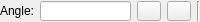
<?xml version="1.0" encoding="UTF-8"?>
<ui version="4.0">
 <class>Ui_DimLinearOptions</class>
 <widget class="QWidget" name="Ui_DimLinearOptions">
  <property name="geometry">
   <rect>
    <x>0</x>
    <y>0</y>
    <width>200</width>
    <height>22</height>
   </rect>
  </property>
  <property name="sizePolicy">
   <sizepolicy hsizetype="Preferred" vsizetype="Fixed">
    <horstretch>0</horstretch>
    <verstretch>0</verstretch>
   </sizepolicy>
  </property>
  <property name="minimumSize">
   <size>
    <width>180</width>
    <height>22</height>
   </size>
  </property>
  <property name="maximumSize">
   <size>
    <width>200</width>
    <height>22</height>
   </size>
  </property>
  <property name="windowTitle">
   <string>Linear Dimension Options</string>
  </property>
  <layout class="QHBoxLayout">
   <property name="leftMargin">
    <number>0</number>
   </property>
   <property name="topMargin">
    <number>1</number>
   </property>
   <property name="rightMargin">
    <number>0</number>
   </property>
   <property name="bottomMargin">
    <number>1</number>
   </property>
   <item>
    <widget class="QLabel" name="lAngle">
     <property name="sizePolicy">
      <sizepolicy hsizetype="Fixed" vsizetype="Fixed">
       <horstretch>0</horstretch>
       <verstretch>0</verstretch>
      </sizepolicy>
     </property>
     <property name="minimumSize">
      <size>
       <width>0</width>
       <height>19</height>
      </size>
     </property>
     <property name="frameShape">
      <enum>QFrame::NoFrame</enum>
     </property>
     <property name="frameShadow">
      <enum>QFrame::Plain</enum>
     </property>
     <property name="text">
      <string>Angle:</string>
     </property>
     <property name="wordWrap">
      <bool>false</bool>
     </property>
    </widget>
   </item>
   <item>
    <widget class="QLineEdit" name="leAngle">
     <property name="sizePolicy">
      <sizepolicy hsizetype="Preferred" vsizetype="Fixed">
       <horstretch>0</horstretch>
       <verstretch>0</verstretch>
      </sizepolicy>
     </property>
     <property name="minimumSize">
      <size>
       <width>0</width>
       <height>19</height>
      </size>
     </property>
     <property name="toolTip">
      <string>Angle of dimension</string>
     </property>
     <property name="text">
      <string/>
     </property>
    </widget>
   </item>
   <item>
    <widget class="QToolButton" name="bHor">
     <property name="sizePolicy">
      <sizepolicy hsizetype="Fixed" vsizetype="Fixed">
       <horstretch>0</horstretch>
       <verstretch>0</verstretch>
      </sizepolicy>
     </property>
     <property name="minimumSize">
      <size>
       <width>0</width>
       <height>19</height>
      </size>
     </property>
     <property name="text">
      <string/>
     </property>
     <property name="icon">
      <iconset resource="../../../res/extui/extui.qrc">
       <normaloff>:/extui/dimhor.png</normaloff>:/extui/dimhor.png</iconset>
     </property>
    </widget>
   </item>
   <item>
    <widget class="QToolButton" name="bVer">
     <property name="sizePolicy">
      <sizepolicy hsizetype="Fixed" vsizetype="Fixed">
       <horstretch>0</horstretch>
       <verstretch>0</verstretch>
      </sizepolicy>
     </property>
     <property name="minimumSize">
      <size>
       <width>0</width>
       <height>19</height>
      </size>
     </property>
     <property name="text">
      <string/>
     </property>
     <property name="icon">
      <iconset resource="../../../res/extui/extui.qrc">
       <normaloff>:/extui/dimver.png</normaloff>:/extui/dimver.png</iconset>
     </property>
    </widget>
   </item>
   <item>
    <widget class="Line" name="sep1">
     <property name="sizePolicy">
      <sizepolicy hsizetype="Fixed" vsizetype="Minimum">
       <horstretch>0</horstretch>
       <verstretch>0</verstretch>
      </sizepolicy>
     </property>
     <property name="minimumSize">
      <size>
       <width>0</width>
       <height>19</height>
      </size>
     </property>
     <property name="frameShape">
      <enum>QFrame::VLine</enum>
     </property>
     <property name="frameShadow">
      <enum>QFrame::Sunken</enum>
     </property>
    </widget>
   </item>
  </layout>
 </widget>
 <layoutdefault spacing="6" margin="11"/>
 <resources>
  <include location="../../../res/extui/extui.qrc"/>
 </resources>
 <connections>
  <connection>
   <sender>leAngle</sender>
   <signal>editingFinished(QString)</signal>
   <receiver>Ui_DimLinearOptions</receiver>
   <slot>onAngleChanged(QString)</slot>
   <hints>
    <hint type="sourcelabel">
     <x>20</x>
     <y>20</y>
    </hint>
    <hint type="destinationlabel">
     <x>20</x>
     <y>20</y>
    </hint>
   </hints>
  </connection>
  <connection>
   <sender>bHor</sender>
   <signal>clicked()</signal>
   <receiver>Ui_DimLinearOptions</receiver>
   <slot>setHor()</slot>
   <hints>
    <hint type="sourcelabel">
     <x>20</x>
     <y>20</y>
    </hint>
    <hint type="destinationlabel">
     <x>20</x>
     <y>20</y>
    </hint>
   </hints>
  </connection>
  <connection>
   <sender>bVer</sender>
   <signal>clicked()</signal>
   <receiver>Ui_DimLinearOptions</receiver>
   <slot>setVer()</slot>
   <hints>
    <hint type="sourcelabel">
     <x>20</x>
     <y>20</y>
    </hint>
    <hint type="destinationlabel">
     <x>20</x>
     <y>20</y>
    </hint>
   </hints>
  </connection>
 </connections>
 <slots>
  <slot>onAngleChanged(QString)</slot>
  <slot>setHor()</slot>
  <slot>setVer()</slot>
 </slots>
</ui>
